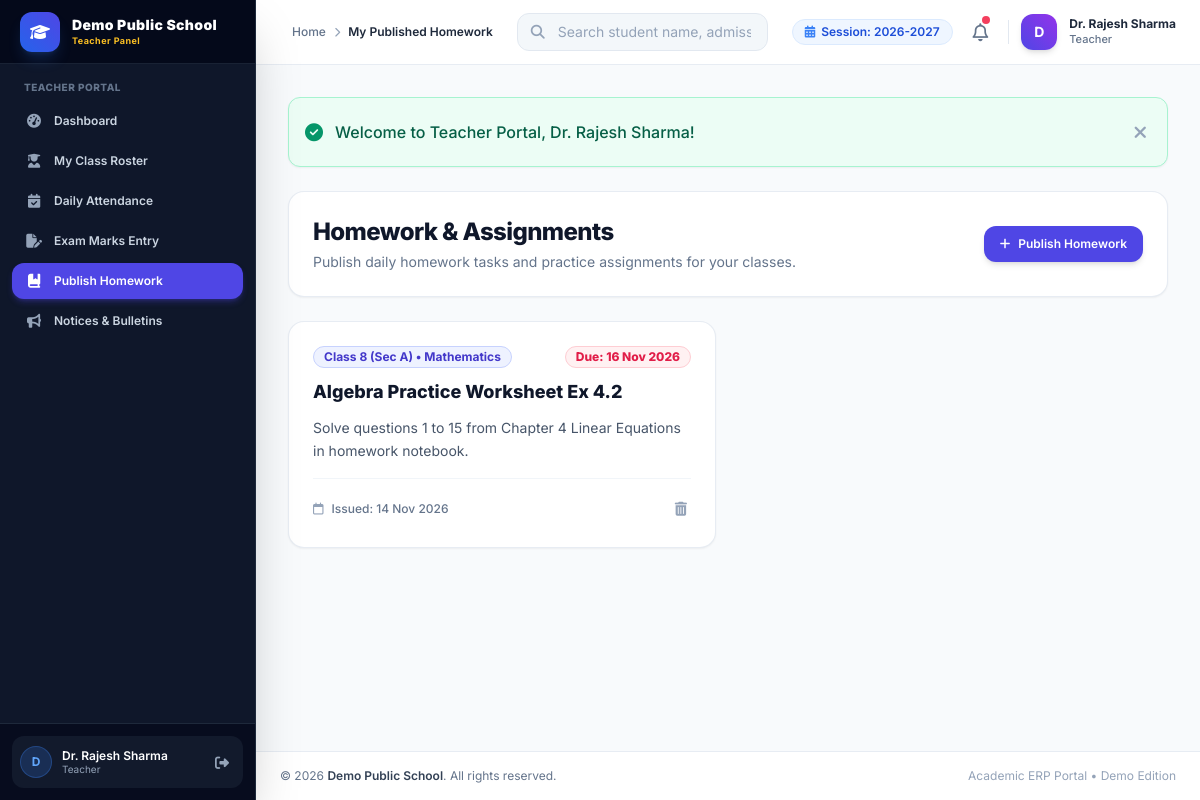
The page /teacher/homework/index.php (signed in) on the database its author committed.
### tables this page shows
CREATE TABLE `school_settings` (
  `id` INT AUTO_INCREMENT PRIMARY KEY,
  `setting_key` VARCHAR(100) NOT NULL UNIQUE,
  `setting_value` TEXT DEFAULT NULL,
  `updated_at` DATETIME DEFAULT CURRENT_TIMESTAMP ON UPDATE CURRENT_TIMESTAMP
);

CREATE TABLE `homework` (
  `id` INT AUTO_INCREMENT PRIMARY KEY,
  `class_id` INT NOT NULL,
  `subject_id` INT NOT NULL,
  `teacher_id` INT DEFAULT NULL,
  `title` VARCHAR(255) NOT NULL,
  `description` TEXT NOT NULL,
  `issue_date` DATE NOT NULL,
  `due_date` DATE NOT NULL,
  `status` ENUM('Active', 'Completed', 'Archived') DEFAULT 'Active',
  `file_path` VARCHAR(255) DEFAULT NULL,
  `created_at` DATETIME DEFAULT CURRENT_TIMESTAMP,
  `updated_at` DATETIME DEFAULT CURRENT_TIMESTAMP ON UPDATE CURRENT_TIMESTAMP,
  FOREIGN KEY (`class_id`) REFERENCES `classes`(`id`) ON DELETE CASCADE,
  FOREIGN KEY (`subject_id`) REFERENCES `subjects`(`id`) ON DELETE CASCADE,
  FOREIGN KEY (`teacher_id`) REFERENCES `teachers`(`id`) ON DELETE SET NULL
);

CREATE TABLE `classes` (
  `id` INT AUTO_INCREMENT PRIMARY KEY,
  `class_name` VARCHAR(50) NOT NULL,
  `section` VARCHAR(20) NOT NULL,
  `teacher_id` INT DEFAULT NULL,
  `room_number` VARCHAR(30) NOT NULL,
  `academic_session` VARCHAR(30) NOT NULL DEFAULT '2026-2027',
  `created_at` DATETIME DEFAULT CURRENT_TIMESTAMP,
  `updated_at` DATETIME DEFAULT CURRENT_TIMESTAMP ON UPDATE CURRENT_TIMESTAMP,
  FOREIGN KEY (`teacher_id`) REFERENCES `teachers`(`id`) ON DELETE SET NULL
);

CREATE TABLE `subjects` (
  `id` INT AUTO_INCREMENT PRIMARY KEY,
  `subject_name` VARCHAR(100) NOT NULL,
  `subject_code` VARCHAR(30) NOT NULL UNIQUE,
  `class_id` INT DEFAULT NULL,
  `teacher_id` INT DEFAULT NULL,
  `created_at` DATETIME DEFAULT CURRENT_TIMESTAMP,
  `updated_at` DATETIME DEFAULT CURRENT_TIMESTAMP ON UPDATE CURRENT_TIMESTAMP,
  FOREIGN KEY (`class_id`) REFERENCES `classes`(`id`) ON DELETE SET NULL,
  FOREIGN KEY (`teacher_id`) REFERENCES `teachers`(`id`) ON DELETE SET NULL
);

### teacher/homework/index.php (the view, shortened to what the rows shown need)
<?php
require_once __DIR__ . '/../../includes/auth.php';
$teacher_id_pk = get_logged_teacher_id();
$homework = [];
if ($teacher_id_pk) {
    $stmt = $pdo->prepare("SELECT h.*, c.class_name, c.section, sub.subject_name
        FROM homework h
        LEFT JOIN classes c ON h.class_id = c.id
        LEFT JOIN subjects sub ON h.subject_id = sub.id
        WHERE h.teacher_id = :tid
        ORDER BY h.issue_date DESC");
    $stmt->execute(['tid' => $teacher_id_pk]);
    $homework = $stmt->fetchAll();
}
require_once __DIR__ . '/../../includes/header.php';
?>
<div class="space-y-6">
    <div class="flex flex-col md:flex-row md:items-center justify-between gap-4 bg-white p-6 rounded-2xl border border-slate-200/80 shadow-sm">
        <div>
            <h1 class="text-2xl font-extrabold text-slate-900 tracking-tight">Homework & Assignments</h1>
        </div>
    </div>
    <div class="grid grid-cols-1 md:grid-cols-2 gap-6">
        <?php if (empty($homework)): ?>
            <div class="md:col-span-2 bg-white p-8 rounded-2xl border border-slate-200 text-center text-slate-400">
                You have not published any homework assignments yet. Click 'Publish Homework' to create one.
            </div>
        <?php else: ?>
            <?php foreach ($homework as $hw): ?>
                <div class="bg-white rounded-2xl border border-slate-200/80 shadow-sm p-6 space-y-4 flex flex-col justify-between hover:shadow-md transition-shadow">
                    <div class="space-y-3">
                        <div class="flex items-center justify-between">
                            <span class="inline-flex items-center px-2.5 py-0.5 rounded-full text-xs font-bold bg-indigo-50 text-indigo-700 border border-indigo-200">
                                <?= e($hw['class_name'] ?? 'Class') ?> (Sec <?= e($hw['section'] ?? '-') ?>) &bull; <?= e($hw['subject_name'] ?? 'General') ?>
                            </span>
                            <span class="text-xs font-extrabold text-rose-600 bg-rose-50 px-2.5 py-0.5 rounded-full border border-rose-200">
                                Due: <?= date('d M Y', strtotime($hw['due_date'])) ?>
                            </span>
                        </div>
                        <h3 class="text-lg font-extrabold text-slate-900 leading-snug"><?= e($hw['title']) ?></h3>
                        <p class="text-slate-600 text-sm leading-relaxed whitespace-pre-line"><?= e($hw['description']) ?></p>
                    </div>
                    <div class="pt-4 border-t border-slate-100 flex items-center justify-between text-xs text-slate-500 font-medium">
                        <div class="flex items-center space-x-2">
                            <i class="fa-regular fa-calendar text-slate-400"></i>
                            <span>Issued: <?= date('d M Y', strtotime($hw['issue_date'])) ?></span>
                        </div>
                        <a href="<?= base_url('teacher/homework/index.php?action=delete&id=' . $hw['id'] . '&csrf=' . csrf_token()) ?>" onclick="return confirm('Delete homework?')" class="text-slate-400 hover:text-rose-600 transition-colors p-1" title="Delete">
                            <i class="fa-solid fa-trash-can text-sm"></i>
                        </a>
                    </div>
                </div>
            <?php endforeach; ?>
        <?php endif; ?>
    </div>
</div>
<?php require_once __DIR__ . '/../../includes/footer.php'; ?>

### includes/sidebar.php (shortened to what the rows shown need)
<?php
if (is_admin()) {
    $dash_url = base_url('admin/dashboard.php');
    $role_badge = 'Admin Panel';
    $role_label = 'Administrator';
} elseif (is_accountant()) {
    $dash_url = base_url('admin/accounts/index.php');
    $role_badge = 'Accounts Dept';
    $role_label = 'Accountant';
} elseif (is_teacher()) {
    $dash_url = base_url('teacher/dashboard.php');
    $role_badge = 'Teacher Panel';
} else {
    $dash_url = base_url('student/dashboard.php');
    $role_badge = 'Student & Parent';
    $role_label = 'Student / Parent';
}
?>
<aside id="sidebar" class="fixed inset-y-0 left-0 z-50 w-64 bg-slate-900 text-slate-300 transform -translate-x-full md:translate-x-0 md:static md:inset-0 transition-transform duration-300 ease-in-out flex flex-col justify-between shadow-2xl border-r border-slate-800 no-print">
    <div>
        <div class="h-16 flex items-center justify-between px-5 bg-slate-950/80 border-b border-slate-800/80">
            <a href="<?= $dash_url ?>" class="flex items-center space-x-3 group">
                <div class="overflow-hidden">
                    <span class="font-black text-sm text-white tracking-wide block leading-tight truncate"><?= e(get_school_name()) ?></span>
                    <span class="text-[9px] text-amber-400 font-bold tracking-wider block truncate"><?= e($role_badge) ?></span>
                </div>
            </a>
        </div>
    </div>
</aside>

### includes/navbar.php (shortened to what the rows shown need)
<?php
$current_academic_session = get_school_setting('academic_session', '2026-2027');
?>
<header class="sticky top-0 z-30 bg-white/90 backdrop-blur-md border-b border-slate-200/80 no-print">
    <div class="flex items-center justify-between h-16 px-4 md:px-6">
        <div class="flex items-center space-x-3">
            <div class="hidden lg:flex items-center space-x-1.5 px-3 py-1 bg-blue-50 text-blue-700 rounded-full text-xs font-semibold border border-blue-100">
                <i class="fa-solid fa-calendar-days text-blue-500"></i>
                <span>Session: <?= e($current_academic_session) ?></span>
            </div>
        </div>
    </div>
</header>

### includes/footer.php (shortened to what the rows shown need)
            </main>
            <footer class="bg-white border-t border-slate-200/80 py-4 px-6 mt-auto text-center text-xs text-slate-500 flex flex-col sm:flex-row items-center justify-between no-print">
                <p>&copy; <?= date('Y') ?> <span class="font-semibold text-slate-700"><?= e(get_school_name()) ?></span>. All rights reserved.</p>
            </footer>
        </div>
    </div>
</body>
</html>

### rows shown on the page
school_settings: setting_value "Demo Public School"
school_settings: setting_value "2026-2027"
homework: class.class_name "Class 8", class.section "A", subject.subject_name "Mathematics", due_date "16 Nov 2026", title "Algebra Practice Worksheet Ex 4.2", description "Solve questions 1 to 15 from Chapter 4 Linear Equations in homework notebook.", issue_date "14 Nov 2026"

### other values the page prints
$role_badge "Teacher Panel"
substr($_SESSION['full_name'] ?? 'U', 0, 1) "D"
$_SESSION['full_name'] "Dr. Rajesh Sharma"
$role_label "Teacher"
$page_title "My Published Homework"
$nav_role_title "Teacher"
$flash['text'] "Welcome to Teacher Portal, Dr. Rajesh Sharma!"
